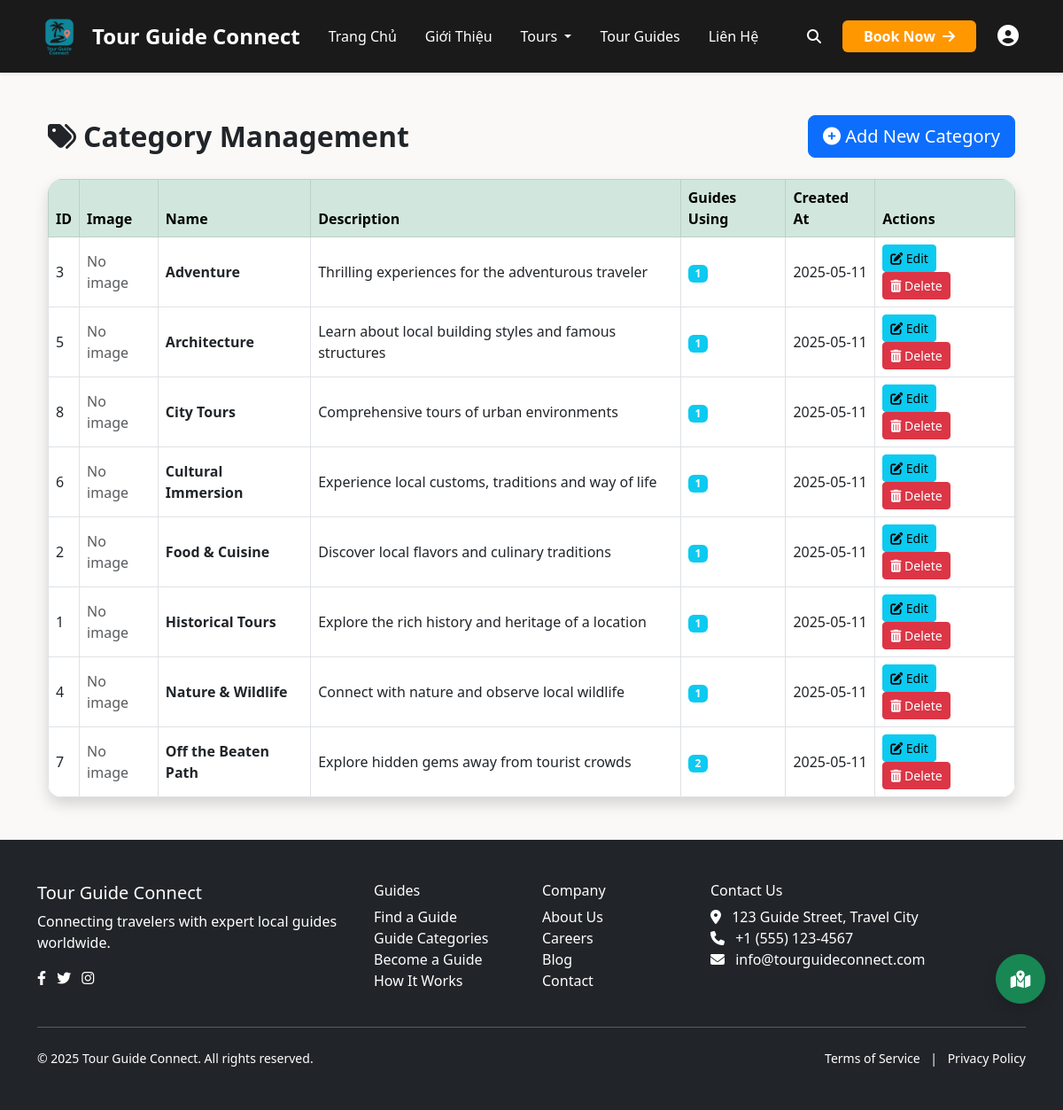
Screenshot of /admin/categories (signed in) with the database file from the repository.
### tables this page shows
CREATE TABLE specialties (
    id INT AUTO_INCREMENT PRIMARY KEY,
    name VARCHAR(50) NOT NULL UNIQUE,
    description TEXT NULL,
    icon VARCHAR(50) NULL,
    created_at TIMESTAMP DEFAULT CURRENT_TIMESTAMP
);

### index.php (called while the page is built, shortened)
<?php
require_once APP_PATH . '/config/database.php';
require_once HELPER_PATH . '/functions.php';
spl_autoload_register(function($className) {
    if (substr($className, -5) === 'Model') {
        $file = MODEL_PATH . '/' . $className . '.php';
        if (file_exists($file)) {
            return;
        }
    }
});
$uri = $_SERVER['REQUEST_URI'];
$base = dirname($_SERVER['SCRIPT_NAME']);
if (strpos($uri, $base) === 0) {
    $uri = substr($uri, strlen($base));
}
$uri = rtrim($uri, '/');
require_once APP_PATH . '/route.php';
handle_custom_routes(trim($uri, '/'), $routes);

### app/helpers/functions.php (called while the page is built, shortened)
<?php
function url($path = '') {
    return URL_ROOT . '/' . $path;
}

### app/config/database.php (called while the page is built, shortened)
<?php
class Database {
    private $host = DB_HOST;
    private $user = DB_USER;
    private $pass = DB_PASS;
    private $dbname = DB_NAME;
    private $dbh;
    private $stmt;
    public function __construct() {
        $dsn = 'mysql:host=' . $this->host . ';dbname=' . $this->dbname . ';charset=utf8mb4';
        $options = [
            PDO::ATTR_PERSISTENT => true,
            PDO::ATTR_ERRMODE => PDO::ERRMODE_EXCEPTION,
            PDO::ATTR_DEFAULT_FETCH_MODE => PDO::FETCH_OBJ,
            PDO::ATTR_EMULATE_PREPARES => false
        ];
        try {
            $this->dbh = new PDO($dsn, $this->user, $this->pass, $options);
        } catch(PDOException $e) {
            $this->error = $e->getMessage();
            error_log('Database Connection Error: ' . $this->error);
            echo '<div style="background-color: #f8d7da; color: #721c24; padding: 10px; margin: 10px 0; border: 1px solid #f5c6cb; border-radius: 5px;">';
            echo '<h3>Database Connection Error</h3>';
            echo '<p>Unable to connect to the database. Please try again later or contact the administrator.</p>';
            if (defined('ENVIRONMENT') && ENVIRONMENT === 'development') {
                echo '<p><strong>Error:</strong> ' . $this->error . '</p>';
            }
            echo '</div>';
            exit;
        }
    }
    public function query($sql) {
        $this->stmt = $this->dbh->prepare($sql);
    }
    public function bind($param, $value, $type = null) {
        if(is_null($type)) {
            switch(true) {
                case is_int($value):
                    $type = PDO::PARAM_INT;
                    break;
            }
        }
        $this->stmt->bindValue($param, $value, $type);
    }
    public function execute() {
        return $this->stmt->execute();
    }
    public function resultSet() {
        $this->execute();
        return $this->stmt->fetchAll();
    }
}

### app/models/CategoryModel.php (called while the page is built, shortened)
<?php
class CategoryModel
{
    private $db;
    public function __construct()
    {
        $this->db = new Database();
    }
    public function getAllCategories()
    {
        $this->db->query("SELECT * FROM specialties ORDER BY name ASC");
        return $this->db->resultSet();
    }
    public function getGuideCountByCategory($id)
    {
        $this->db->query("SELECT COUNT(*) as count FROM guide_specialties WHERE specialty_id = :id");
        $this->db->bind(':id', $id);
        $result = $this->db->single();
        return $result ? $result->count : 0;
    }
}

### app/views/admin/categories.php (the view, shortened to what this page needs)
<div class="container py-4">
    <div class="d-flex justify-content-between align-items-center mb-4">
        <h2 class="mb-0 fw-bold"><i class="fas fa-tags me-2"></i>Category Management</h2>
        <a href="<?php echo url('admin/addCategory'); ?>" class="btn btn-primary btn-lg">
            <i class="fas fa-plus-circle"></i> Add New Category
        </a>
    </div>
    <?php if (!empty($categories)): ?>
        <div class="table-responsive shadow rounded-4">
            <table class="table table-bordered table-hover align-middle mb-0">
                <thead class="table-success">
                    <tr>
                        <th>ID</th>
                        <th>Image</th>
                        <th>Name</th>
                        <th>Description</th>
                        <th>Guides Using</th>
                        <th>Created At</th>
                        <th>Actions</th>
                    </tr>
                </thead>
                <tbody>
                    <?php foreach ($categories as $category): ?>
                        <tr>
                            <td><?php echo htmlspecialchars($category->id); ?></td>
                            <td>
                                <?php if (!empty($category->image)): ?>
                                    <img src="<?php echo url('public/img/categories/' . htmlspecialchars($category->image)); ?>"
                                         alt="<?php echo htmlspecialchars($category->name); ?>"
                                         style="width: 60px; height: 60px; object-fit: cover; border-radius: 8px; border: 1px solid #ddd;">
                                <?php else: ?>
                                    <span class="text-muted">No image</span>
                                <?php endif; ?>
                            </td>
                            <td><strong><?php echo htmlspecialchars($category->name); ?></strong></td>
                            <td><?php echo htmlspecialchars($category->description ?? '-'); ?></td>
                            <td>
                                <span class="badge bg-info"><?php echo $category->guide_count ?? 0; ?></span>
                            </td>
                            <td><?php echo $category->created_at ? date('Y-m-d', strtotime($category->created_at)) : '-'; ?></td>
                            <td>
                                <a href="<?php echo url('admin/editCategory/' . $category->id); ?>" class="btn btn-info btn-sm me-1">
                                    <i class="fas fa-edit"></i> Edit
                                </a>
                                <form method="post" action="<?php echo url('admin/deleteCategory/' . $category->id); ?>" class="d-inline">
                                    <button type="submit" class="btn btn-danger btn-sm" onclick="return confirm('Are you sure you want to delete this category? This action cannot be undone.');">
                                        <i class="fas fa-trash-alt"></i> Delete
                                    </button>
                                </form>
                            </td>
                        </tr>
                    <?php endforeach; ?>
                </tbody>
            </table>
        </div>
    <?php else: ?>
        <div class="alert alert-info shadow rounded-4 mt-4 text-center fs-5">
            <i class="fas fa-info-circle me-2"></i>No categories found. <a href="<?php echo url('admin/addCategory'); ?>" class="alert-link">Add your first category</a>
        </div>
    <?php endif; ?>
</div>

### app/route.php (shortened to what this page needs)
<?php
function handle_custom_routes($uri, $routes) {
    foreach ($routes as $route) {
        if (preg_match($route['pattern'], $uri, $matches)) {
            $controller = new $route['controller']();
            $params = [];
            call_user_func_array([$controller, $route['method']], $params);
            exit;
        }
    }
}

### public/css/style.css (style rules this page uses)
:root { --primary-green: #4CAF50; --orange: #FF9800; --dark-bg: #1a1a1a; --darker-bg: #2a2a2a; --light-gray: #f5f5f5; --warm-beige: #faf9f7; --warm-cream: #fffef9; }
body { background-color: var(--warm-beige) !important; min-height: 100vh; }
* { transition: color 0.3s ease, background-color 0.3s ease; }

### rows the page displays
specialties: id "3", name "Adventure", description "Thrilling experiences for the adventurous traveler", guide_count "1", created_at "2025-05-11"
specialties: id "5", name "Architecture", description "Learn about local building styles and famous structures", guide_count "1", created_at "2025-05-11"
specialties: id "8", name "City Tours", description "Comprehensive tours of urban environments", guide_count "1", created_at "2025-05-11"
specialties: id "6", name "Cultural Immersion", description "Experience local customs, traditions and way of life", guide_count "1", created_at "2025-05-11"
specialties: id "2", name "Food & Cuisine", description "Discover local flavors and culinary traditions", guide_count "1", created_at "2025-05-11"
specialties: id "1", name "Historical Tours", description "Explore the rich history and heritage of a location", created_at "2025-05-11"
specialties: id "4", name "Nature & Wildlife", description "Connect with nature and observe local wildlife", guide_count "1", created_at "2025-05-11"
specialties: id "7", name "Off the Beaten Path", description "Explore hidden gems away from tourist crowds", guide_count "2", created_at "2025-05-11"
